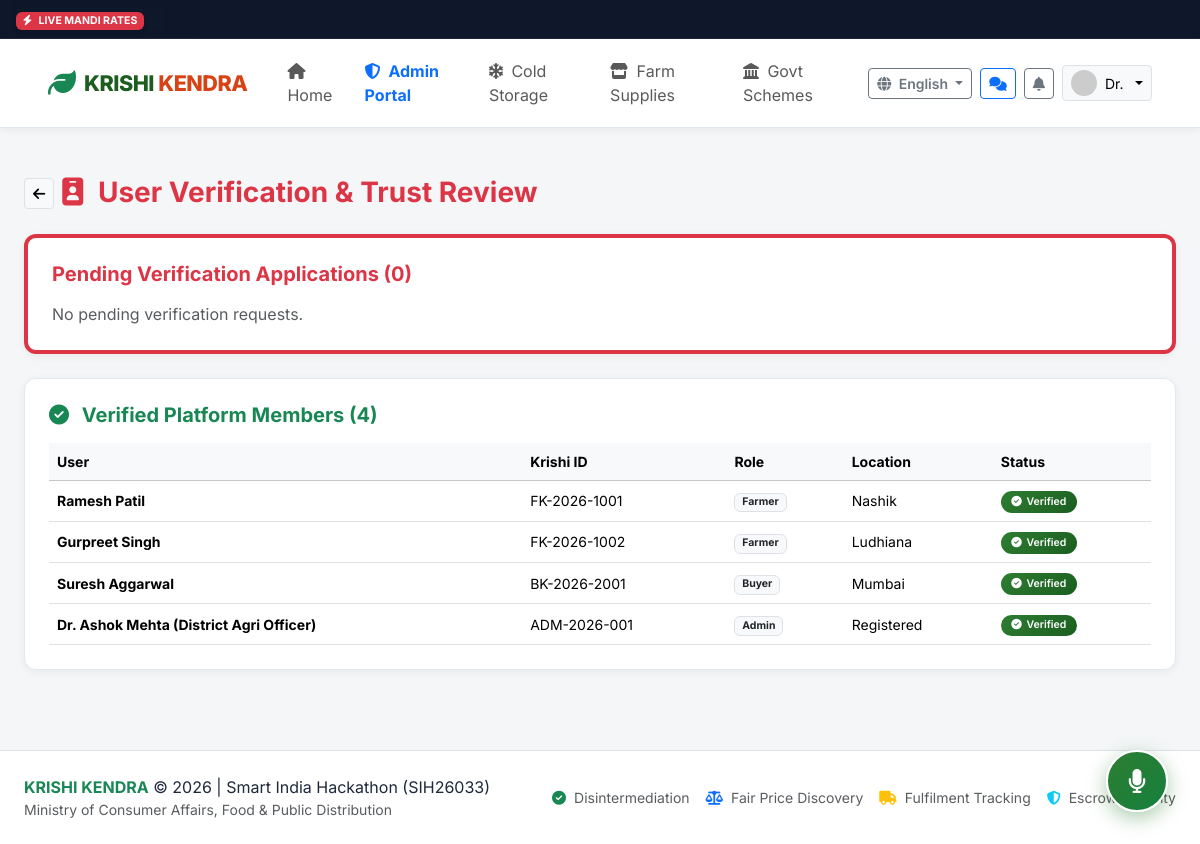
The app's page /admin/verifications (signed in) with its own data.
### app/models.py (models this page shows, shortened)
class User(db.Model):
    __tablename__ = 'users'
    id = db.Column(db.Integer, primary_key=True)
    custom_id = db.Column(db.String(32), unique=True, nullable=False, index=True) # e.g. FK-2026-1001, BK-2026-2001, ADM-001
    phone = db.Column(db.String(15), unique=True, nullable=False, index=True)
    password_hash = db.Column(db.String(255), nullable=True)
    role = db.Column(db.String(20), nullable=False, default='farmer') # farmer, buyer, admin
    name = db.Column(db.String(120), nullable=False)
    profile_image = db.Column(db.String(255), default='default_avatar.png')
    preferred_language = db.Column(db.String(10), default='en') # en, hi, mr, ta, te
    is_verified = db.Column(db.Boolean, default=False)
    verification_status = db.Column(db.String(20), default='none') # none, pending, approved, rejected
    gov_id_type = db.Column(db.String(50), nullable=True) # Aadhaar, Voter Card, Kisan Credit Card
    gov_id_masked = db.Column(db.String(50), nullable=True) # e.g. "XXXX-XXXX-1234" (Never store full plaintext)
    verification_doc = db.Column(db.String(255), nullable=True)
    verification_rejection_reason = db.Column(db.String(255), nullable=True)
    is_active = db.Column(db.Boolean, default=True)
    created_at = db.Column(db.DateTime, default=datetime.utcnow)
    updated_at = db.Column(db.DateTime, default=datetime.utcnow, onupdate=datetime.utcnow)
    farmer_profile = db.relationship('FarmerProfile', backref='user', uselist=False, cascade='all, delete-orphan')
    buyer_profile = db.relationship('BuyerProfile', backref='user', uselist=False, cascade='all, delete-orphan')
    inventories = db.relationship('Inventory', backref='farmer', lazy='dynamic', cascade='all, delete-orphan')
    requirements = db.relationship('Requirement', backref='buyer', lazy='dynamic', cascade='all, delete-orphan')
    notifications = db.relationship('Notification', backref='user', lazy='dynamic', cascade='all, delete-orphan')

class FarmerProfile(db.Model):
    __tablename__ = 'farmer_profiles'
    id = db.Column(db.Integer, primary_key=True)
    user_id = db.Column(db.Integer, db.ForeignKey('users.id', ondelete='CASCADE'), nullable=False, unique=True)
    address = db.Column(db.String(255), default='')
    district = db.Column(db.String(100), default='Nashik')
    state = db.Column(db.String(100), default='Maharashtra')
    pincode = db.Column(db.String(10), default='422001')
    farm_location_name = db.Column(db.String(150), default='Family Farm')
    farm_latitude = db.Column(db.Float, nullable=True, default=19.9975)
    farm_longitude = db.Column(db.Float, nullable=True, default=73.7898)
    google_maps_link = db.Column(db.String(300), default='')
    farm_size_acres = db.Column(db.Float, default=3.5)
    crops_grown = db.Column(db.String(255), default='Wheat, Onion, Tomato')
    bio = db.Column(db.Text, default='Dedicated organic farmer cultivating natural crops.')
    min_qty_kg = db.Column(db.Float, default=50.0)
    max_qty_kg = db.Column(db.Float, default=10000.0)
    open_to_all_quantities = db.Column(db.Boolean, default=True)
    share_phone_consent = db.Column(db.Boolean, default=False)
    rating = db.Column(db.Float, default=4.8)
    total_reviews = db.Column(db.Integer, default=12)

class BuyerProfile(db.Model):
    __tablename__ = 'buyer_profiles'
    id = db.Column(db.Integer, primary_key=True)
    user_id = db.Column(db.Integer, db.ForeignKey('users.id', ondelete='CASCADE'), nullable=False, unique=True)
    business_name = db.Column(db.String(150), default='Fresh Harvest Traders')
    business_type = db.Column(db.String(80), default='Wholesale Trader') # Wholesale Trader, Retailer, Apartment Buying Club, Consumer, Processor
    gst_number = db.Column(db.String(30), nullable=True)
    address = db.Column(db.String(255), default='')
    district = db.Column(db.String(100), default='Mumbai')
    state = db.Column(db.String(100), default='Maharashtra')
    pincode = db.Column(db.String(10), default='400001')
    latitude = db.Column(db.Float, nullable=True, default=19.0760)
    longitude = db.Column(db.Float, nullable=True, default=72.8777)
    description = db.Column(db.Text, default='Procuring direct-from-farm produce at transparent fair prices.')
    share_phone_consent = db.Column(db.Boolean, default=False)
    rating = db.Column(db.Float, default=4.9)
    total_reviews = db.Column(db.Integer, default=8)

### app/routes/admin.py (the view)
@admin_bp.route('/verifications')
@admin_required
def verifications():
    pending_list = User.query.filter_by(verification_status='pending').all()
    all_verified = User.query.filter_by(is_verified=True).all()
    return render_template('admin/verifications.html', pending_list=pending_list, all_verified=all_verified)

### app/templates/admin/verifications.html (shortened to what this page needs)
{% extends "base.html" %}
{% block content %}
<div class="container-fluid px-lg-4 py-3">
  <div class="d-flex align-items-center gap-2 mb-4">
    <a href="{{ url_for('admin.dashboard') }}" class="btn btn-sm btn-light border"><i class="fas fa-arrow-left"></i></a>
    <h3 class="fw-bold text-danger mb-0"><i class="fas fa-id-badge me-2"></i> User Verification & Trust Review</h3>
  </div>
  <div class="k-card p-4 mb-4 border-start border-danger border-4">
    <h5 class="fw-bold text-danger mb-3">Pending Verification Applications ({{ pending_list|length }})</h5>
    {% if pending_list %}
      <div class="table-responsive">
        <table class="table table-hover align-middle mb-0">
          <thead class="table-light">
            <tr>
              <th>User Name</th>
              <th>Krishi ID</th>
              <th>Role</th>
              <th>Document Type</th>
              <th>Masked Number</th>
              <th>Uploaded Doc</th>
              <th class="text-end">Decision</th>
            </tr>
          </thead>
          <tbody>
            {% for u in pending_list %}
            <tr>
              <td><strong>{{ u.name }}</strong></td>
              <td>{{ u.custom_id }}</td>
              <td><span class="badge bg-light text-dark border">{{ u.role.capitalize() }}</span></td>
              <td>{{ u.gov_id_type or 'Govt Identity' }}</td>
              <td><code>{{ u.gov_id_masked or 'Masked' }}</code></td>
              <td>
                {% if u.verification_doc %}
                  <a href="{{ url_for('static', filename='uploads/' + u.verification_doc) }}" target="_blank" class="btn btn-sm btn-outline-primary">
                    <i class="fas fa-file-alt me-1"></i> View Document
                  </a>
                {% else %}
                  <span class="text-muted small">No file attached</span>
                {% endif %}
              </td>
              <td class="text-end">
                <div class="d-flex justify-content-end gap-1">
                  <form method="POST" action="{{ url_for('admin.decide_verification', user_id=u.id) }}" class="d-inline">
                    <input type="hidden" name="decision" value="approve">
                    <button type="submit" class="btn btn-sm btn-success fw-bold">
                      <i class="fas fa-check me-1"></i> Approve & Award Badge
                    </button>
                  </form>
                  <button type="button" class="btn btn-sm btn-outline-danger" data-bs-toggle="modal" data-bs-target="#rejectModal{{ u.id }}">
                    <i class="fas fa-times me-1"></i> Reject
                  </button>
                </div>
              </td>
            </tr>
            <div class="modal fade" id="rejectModal{{ u.id }}" tabindex="-1">
              <div class="modal-dialog modal-dialog-centered modal-sm">
                <div class="modal-content">
                  <div class="modal-header bg-danger text-white py-2">
                    <h6 class="modal-title">Reject Verification</h6>
                    <button type="button" class="btn-close btn-close-white" data-bs-dismiss="modal"></button>
                  </div>
                  <form method="POST" action="{{ url_for('admin.decide_verification', user_id=u.id) }}">
                    <div class="modal-body p-3">
                      <input type="hidden" name="decision" value="reject">
                      <label class="form-label small fw-semibold">Reason for Rejection</label>
                      <input type="text" name="reason" class="form-control form-control-sm" placeholder="e.g. Document image blurry or mismatch" required>
                    </div>
                    <div class="modal-footer py-2">
                      <button type="button" class="btn btn-sm btn-light" data-bs-dismiss="modal">Cancel</button>
                      <button type="submit" class="btn btn-sm btn-danger">Confirm Rejection</button>
                    </div>
                  </form>
                </div>
              </div>
            </div>
            {% endfor %}
          </tbody>
        </table>
      </div>
    {% else %}
      <p class="text-muted mb-0">No pending verification requests.</p>
    {% endif %}
  </div>
  <div class="k-card p-4">
    <h5 class="fw-bold text-success mb-3"><i class="fas fa-check-circle me-2"></i> Verified Platform Members ({{ all_verified|length }})</h5>
    <div class="table-responsive">
      <table class="table table-hover align-middle mb-0 small">
        <thead class="table-light">
          <tr>
            <th>User</th>
            <th>Krishi ID</th>
            <th>Role</th>
            <th>Location</th>
            <th>Status</th>
          </tr>
        </thead>
        <tbody>
          {% for u in all_verified %}
          <tr>
            <td><strong>{{ u.name }}</strong></td>
            <td>{{ u.custom_id }}</td>
            <td><span class="badge bg-light text-dark border">{{ u.role.capitalize() }}</span></td>
            <td>{{ u.farmer_profile.district if u.role == 'farmer' and u.farmer_profile else (u.buyer_profile.district if u.buyer_profile else 'Registered') }}</td>
            <td><span class="badge badge-verified"><i class="fas fa-check-circle"></i> Verified</span></td>
          </tr>
          {% endfor %}
        </tbody>
      </table>
    </div>
  </div>
</div>
{% endblock %}

### app/templates/base.html (shortened to what this page needs)
<!DOCTYPE html>
<html lang="{{ current_lang }}">
<head>
  <link href="https://cdn.jsdelivr.net/npm/bootstrap@5.3.3/dist/css/bootstrap.min.css" rel="stylesheet">
  <link rel="stylesheet" href="https://cdnjs.cloudflare.com/ajax/libs/font-awesome/6.5.1/css/all.min.css">
  <link rel="stylesheet" href="{{ url_for('static', filename='css/style.css') }}">
</head>
<body class="{% if current_user and current_user.role == 'farmer' %}theme-farmer{% elif current_user and current_user.role == 'buyer' %}theme-buyer{% elif current_user and current_user.role == 'admin' %}theme-admin{% endif %}">
  <div class="mandi-ticker">
    <div class="mandi-ticker-badge">
      <span class="badge bg-danger shadow-sm"><i class="fas fa-bolt me-1"></i> LIVE MANDI RATES</span>
    </div>
    <div class="mandi-ticker-track">
      <div class="ticker-wrap">
      </div>
    </div>
  </div>
  <nav class="navbar navbar-expand-lg navbar-krishi sticky-top">
    <div class="container-fluid px-lg-4">
      <a class="navbar-brand d-flex align-items-center" href="{{ url_for('main.index') }}">
        <i class="fas fa-leaf text-success fs-3 me-2"></i>
        <div class="brand-title">
          KRISHI <span>KENDRA</span>
        </div>
      </a>
      <div class="collapse navbar-collapse" id="navbarKrishiContent">
        <ul class="navbar-nav me-auto mb-2 mb-lg-0 ms-lg-3">
          <li class="nav-item">
            <a class="nav-link {% if request.endpoint == 'main.index' %}active fw-bold{% endif %}" href="{{ url_for('main.index') }}"><i class="fas fa-home me-1"></i> <span data-i18n="nav_home">Home</span></a>
          </li>
          {% if current_user %}
            {% if current_user.role == 'farmer' %}
              <li class="nav-item">
                <a class="nav-link {% if request.endpoint == 'farmer.dashboard' %}active text-success fw-bold{% endif %}" href="{{ url_for('farmer.dashboard') }}"><i class="fas fa-tachometer-alt me-1"></i> <span data-i18n="nav_dashboard">Dashboard</span></a>
              </li>
              <li class="nav-item">
                <a class="nav-link {% if request.endpoint == 'farmer.inventory' or request.endpoint == 'farmer.add_produce' %}active text-success fw-bold{% endif %}" href="{{ url_for('farmer.inventory') }}"><i class="fas fa-boxes me-1"></i> <span data-i18n="nav_inventory">My Inventory</span></a>
              </li>
              <li class="nav-item">
                <a class="nav-link {% if request.endpoint == 'farmer.orders' %}active text-success fw-bold{% endif %}" href="{{ url_for('farmer.orders') }}"><i class="fas fa-handshake me-1"></i> <span data-i18n="nav_orders">Orders</span></a>
              </li>
            {% elif current_user.role == 'admin' %}
              <li class="nav-item">
                <a class="nav-link {% if 'admin.' in (request.endpoint or '') %}active text-primary fw-bold{% endif %}" href="{{ url_for('admin.dashboard') }}"><i class="fas fa-shield-alt me-1"></i> Admin Portal</a>
              </li>
            {% endif %}
          {% endif %}
          <li class="nav-item">
            <a class="nav-link " href="{{ url_for('cold_storage.index') }}"><i class="fas fa-snowflake me-1"></i> <span data-i18n="nav_cold_storage"></span></a>
          </li>
          <li class="nav-item">
            <a class="nav-link " href="{{ url_for('marketplace.index') }}"><i class="fas fa-store me-1"></i> <span data-i18n="nav_marketplace"></span></a>
          </li>
          <li class="nav-item">
            <a class="nav-link {% if 'schemes.' in (request.endpoint or '') %}active fw-bold{% endif %}" href="{{ url_for('schemes.index') }}"><i class="fas fa-landmark me-1"></i> <span data-i18n="nav_schemes">Govt Schemes</span></a>
          </li>
        </ul>
        <div class="d-flex align-items-center gap-2">
          <div class="dropdown">
            <button class="btn btn-sm btn-outline-secondary dropdown-toggle fw-semibold" type="button" data-bs-toggle="dropdown">
              <i class="fas fa-globe me-1"></i> {{ available_languages.get(current_lang, 'Language') }}
            </button>
          </div>
          {% if current_user %}
            <a href="{{ url_for('chat.chat_list') }}" class="btn btn-sm btn-outline-primary position-relative" title="Conversations & Offers">
              <i class="fas fa-comments"></i>
            </a>
            <div class="dropdown">
              <button class="btn btn-sm btn-outline-secondary position-relative" type="button" data-bs-toggle="dropdown" title="Notifications">
                <i class="fas fa-bell"></i>
              </button>
            </div>
            <div class="dropdown">
              <button class="btn btn-sm btn-light border dropdown-toggle d-flex align-items-center gap-2" type="button" data-bs-toggle="dropdown">
                <img src="{% if current_user.profile_image and current_user.profile_image != 'default_avatar.png' %}{{ url_for('static', filename='uploads/' + current_user.profile_image) }}{% else %}https://ui-avatars.com/api/?name={{ current_user.name }}&background=2e7d32&color=fff{% endif %}" alt="Avatar" class="rounded-circle" width="26" height="26">
                <span>{{ current_user.name.split()[0] }}</span>
              </button>
            </div>
          {% endif %}
        </div>
      </div>
    </div>
  </nav>
  <main class="py-3">
    {% block content %}{% endblock %}
  </main>
  <div class="voice-assistant-fab" id="voiceAssistantFab" title="Click to speak or chat with Krishi Mitra AI Copilot">
    <i class="fas fa-microphone fs-4"></i>
  </div>
  <footer class="bg-white border-top py-4 mt-5">
    <div class="container-fluid px-lg-4 d-flex flex-column flex-md-row justify-content-between align-items-center gap-3">
      <div>
        <span class="fw-bold text-success">KRISHI KENDRA</span> &copy; 2026 | Smart India Hackathon (SIH26033)
        <div class="text-muted small">Ministry of Consumer Affairs, Food & Public Distribution</div>
      </div>
      <div class="d-flex gap-3 small text-muted">
        <span><i class="fas fa-check-circle text-success me-1"></i> Disintermediation</span>
        <span><i class="fas fa-balance-scale text-primary me-1"></i> Fair Price Discovery</span>
        <span><i class="fas fa-truck text-warning me-1"></i> Fulfilment Tracking</span>
        <span><i class="fas fa-shield-alt text-info me-1"></i> Escrow Security</span>
      </div>
    </div>
  </footer>
</body>
</html>

### records on screen
User: name "Dr.", name "Dr. Ashok Mehta (District Agri Officer)", custom_id "ADM-2026-001", role "Admin", farmer_profile "Registered"
User: name "Ramesh Patil", custom_id "FK-2026-1001", role "Farmer", farmer_profile "Nashik"
User: name "Gurpreet Singh", custom_id "FK-2026-1002", role "Farmer", farmer_profile "Ludhiana"
User: name "Suresh Aggarwal", custom_id "BK-2026-2001", role "Buyer", farmer_profile "Mumbai"

### other values on screen
{{ available_languages.get(current_lang, 'Language') }} "English"
{{ pending_list|length }} "0"
{{ all_verified|length }} "4"
